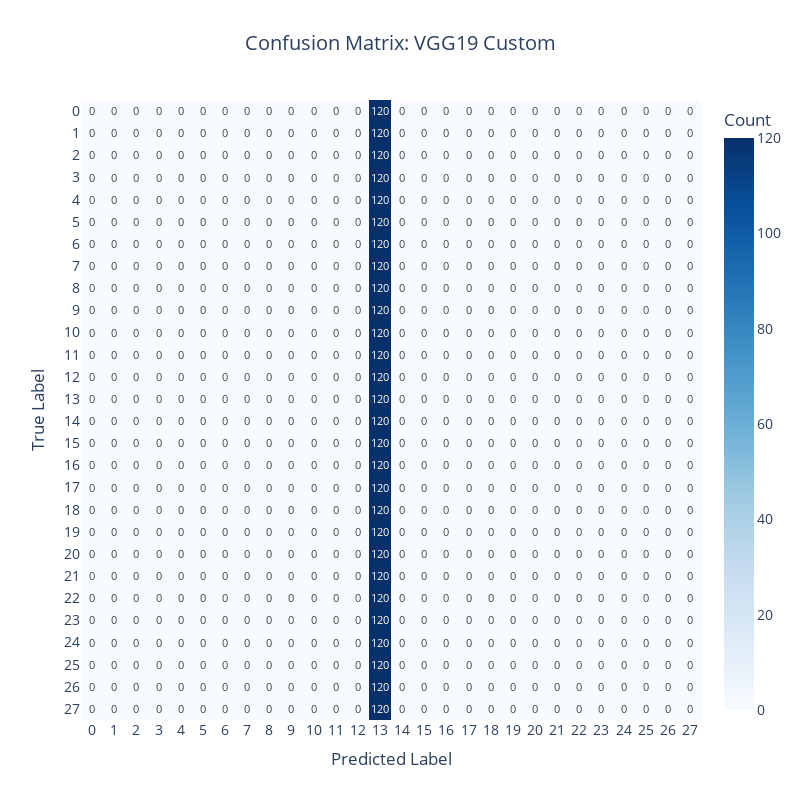
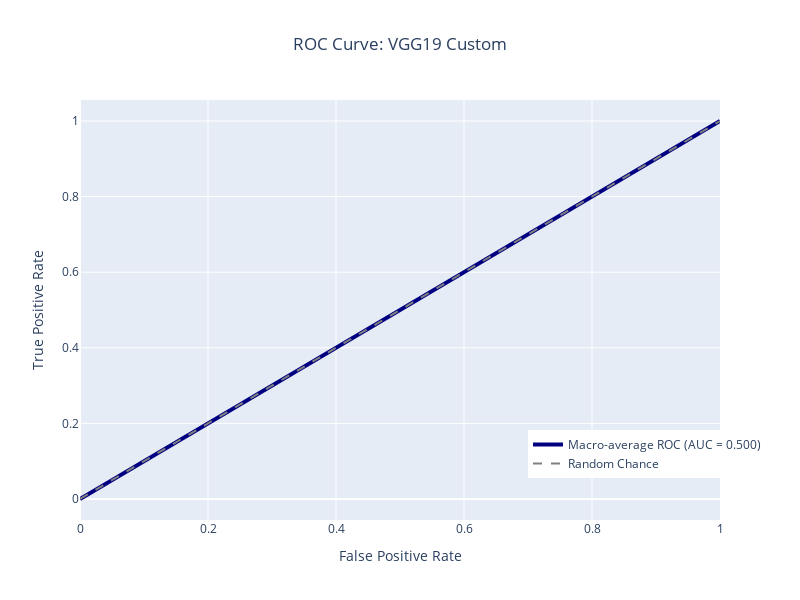

Notebook cell for these charts, in order:
### Code cell
history_vgg = model_vgg.fit(
    x_train, y_train,
    epochs=20,
    batch_size=64,
    validation_data=(x_test, y_test),
    callbacks=callbacks_list
)

evaluate_model_plotly(model_vgg, x_test, y_test, model_name="VGG19 Custom")

### Figure 1 — Plotly figure (JSON) as saved in the notebook; plotly's stock layout.template omitted (floating-point values rounded to 4 significant figures; data arrays with more than 128 entries replaced by an {"elided": "..."} marker saying what was removed)
{"data": [{"coloraxis": "coloraxis", "hovertemplate": "Predicted Label: %{x}<br>True Label: %{y}<br>Count: %{z}<extra></extra>", "name": "0", "texttemplate": "%{z}", "type": "heatmap", "x": ["0", "1", "2", "3", "4", "5", "6", "7", "8", "9", "10", "11", "12", "13", "14", "15", "16", "17", "18", "19", "20", "21", "22", "23", "24", "25", "26", "27"], "xaxis": "x", "y": ["0", "1", "2", "3", "4", "5", "6", "7", "8", "9", "10", "11", "12", "13", "14", "15", "16", "17", "18", "19", "20", "21", "22", "23", "24", "25", "26", "27"], "yaxis": "y", "z": {"elided": "28x28 int values"}}], "layout": {"coloraxis": {"colorbar": {"title": {"text": "Count"}}, "colorscale": [[0, "rgb(247,251,255)"], [0.125, "rgb(222,235,247)"], [0.25, "rgb(198,219,239)"], [0.375, "rgb(158,202,225)"], [0.5, "rgb(107,174,214)"], [0.625, "rgb(66,146,198)"], [0.75, "rgb(33,113,181)"], [0.875, "rgb(8,81,156)"], [1, "rgb(8,48,107)"]]}, "font": {"size": 14}, "height": 800, "title": {"text": "Confusion Matrix: VGG19 Custom", "x": 0.5}, "width": 800, "xaxis": {"anchor": "y", "constrain": "domain", "domain": [0, 1], "scaleanchor": "y", "title": {"text": "Predicted Label"}}, "yaxis": {"anchor": "x", "autorange": "reversed", "constrain": "domain", "domain": [0, 1], "title": {"text": "True Label"}}}}

### Figure 2 — Plotly figure (JSON) as saved in the notebook; plotly's stock layout.template omitted (floating-point values rounded to 4 significant figures)
{"data": [{"line": {"color": "navy", "dash": "solid", "width": 4}, "mode": "lines", "name": "Macro-average ROC (AUC = 0.500)", "type": "scatter", "x": [0, 1], "y": [0, 1]}, {"line": {"color": "gray", "dash": "dash", "width": 2}, "mode": "lines", "name": "Random Chance", "type": "scatter", "x": [0, 1], "y": [0, 1]}], "layout": {"height": 600, "legend": {"x": 0.7, "y": 0.1}, "title": {"text": "ROC Curve: VGG19 Custom", "x": 0.5}, "width": 800, "xaxis": {"title": {"text": "False Positive Rate"}}, "yaxis": {"title": {"text": "True Positive Rate"}}}}
